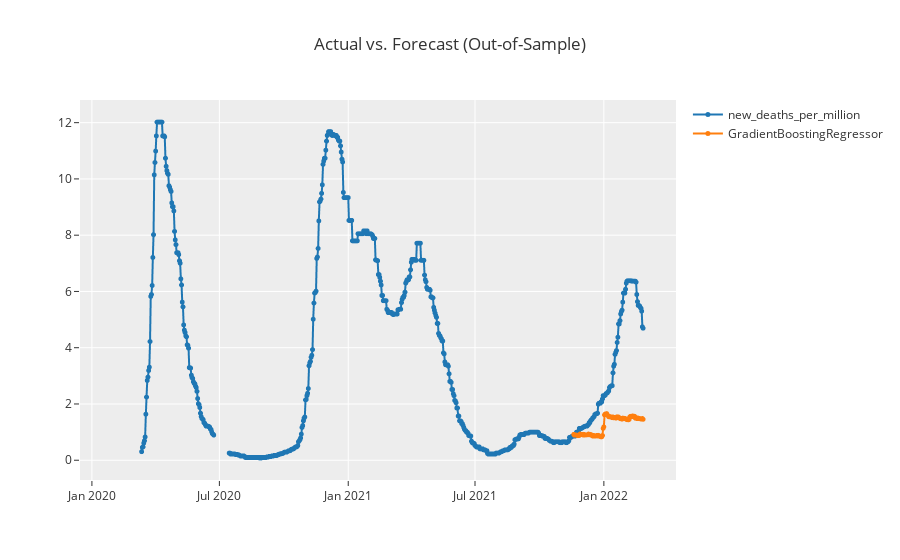

The notebook cell saved with this chart:
### Code cell
plot_model(best_model, plot='forecast')

### Figure 1 — Plotly figure (JSON) as saved in the notebook; plotly's stock layout.template omitted (floating-point values rounded to 4 significant figures; data arrays with more than 128 entries replaced by an {"elided": "..."} marker saying what was removed)
{"data": [{"line": {"color": "rgb(31, 119, 180)", "width": 2}, "marker": {"color": "rgb(31, 119, 180)", "size": 5}, "mode": "lines+markers", "name": "new_deaths_per_million", "type": "scattergl", "x": {"elided": "758 str values"}, "xaxis": "x", "y": {"elided": "758 float values"}, "yaxis": "y"}, {"line": {"color": "rgb(255, 127, 14)", "width": 2}, "marker": {"color": "rgb(255, 127, 14)", "size": 5}, "mode": "lines+markers", "name": "GradientBoostingRegressor", "type": "scattergl", "x": {"elided": "758 str values"}, "xaxis": "x", "y": {"elided": "758 float values"}, "yaxis": "y"}], "layout": {"showlegend": true, "title": {"text": "Actual vs. Forecast (Out-of-Sample)"}, "xaxis": {"anchor": "y", "domain": [0, 1]}, "yaxis": {"anchor": "x", "domain": [0, 1]}}}
